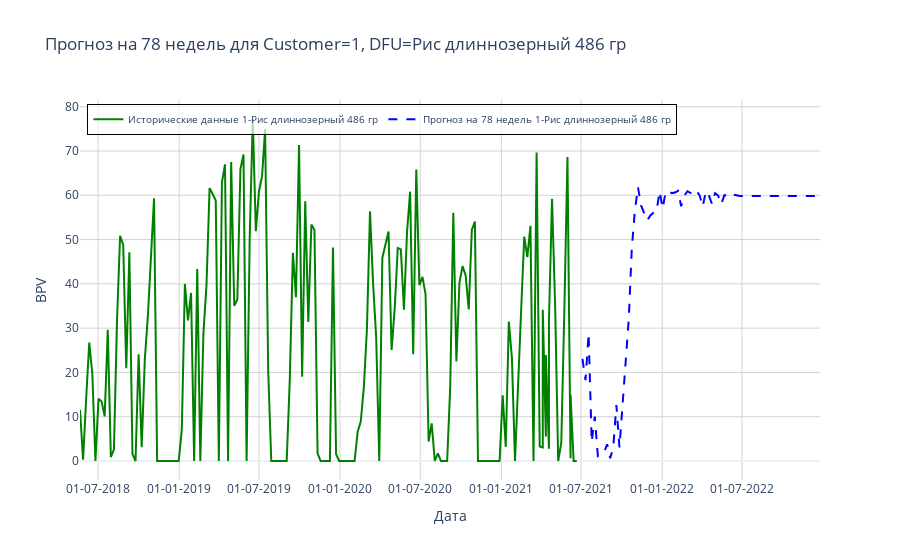
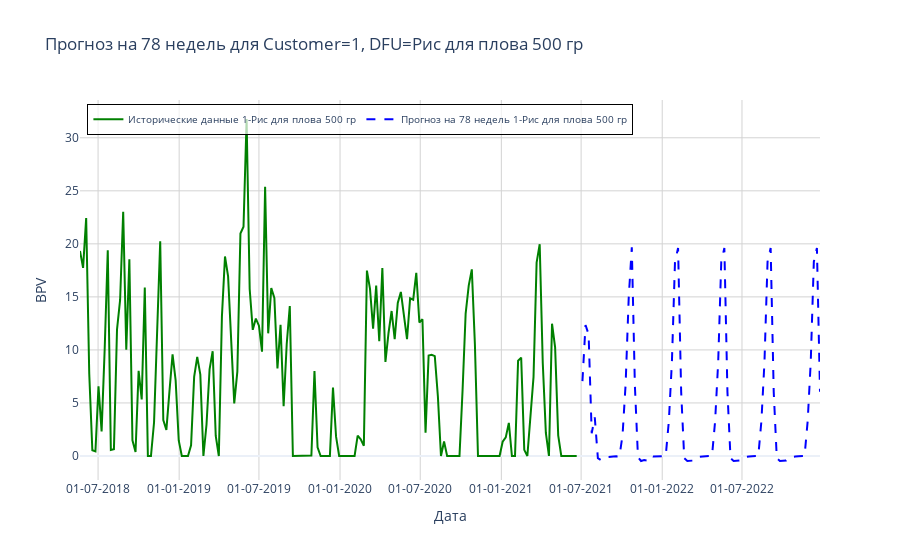
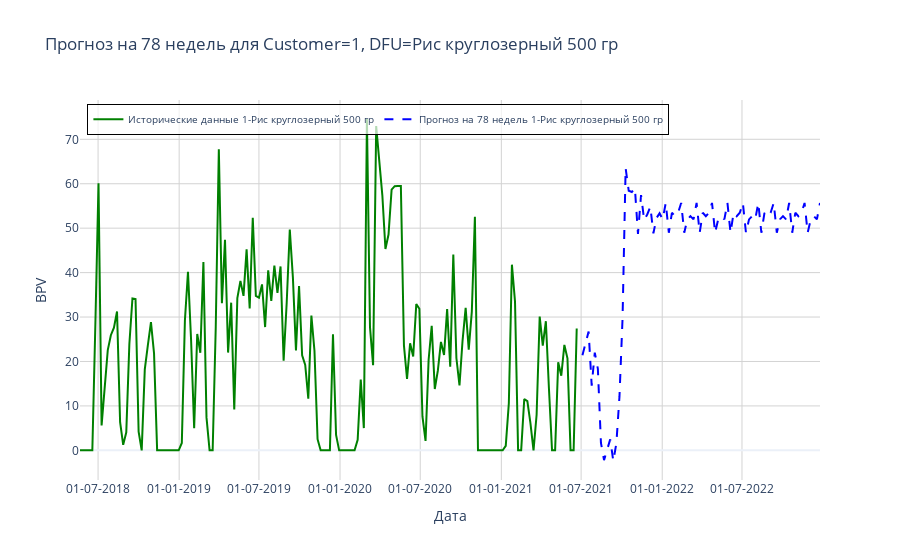

Notebook cell for these charts, in order:
### Code cell
logging.basicConfig(level=logging.INFO, format='%(asctime)s - %(levelname)s - %(message)s')
logger = logging.getLogger(__name__)

# Функции для обработки данных
def create_features(df):
    df['Month'] = df['Period'].dt.month
    df['Quarter'] = df['Period'].dt.quarter
    df['Year'] = df['Period'].dt.year
    df['Weekday'] = df['Period'].dt.weekday

    df = pd.get_dummies(df.drop(columns=['DFU']), drop_first=True)

    df['BPV_lag1'] = df['BPV'].shift(1)
    df['BPV_lag2'] = df['BPV'].shift(2)
    df['BPV_lag3'] = df['BPV'].shift(3)
    df['BPV_lag4'] = df['BPV'].shift(4)

    df['Rolling_Mean_BPV'] = df['BPV'].rolling(window=4).mean()

    df = df.dropna(subset=['BPV_lag1', 'BPV_lag2', 'BPV_lag3', 'BPV_lag4'])

    return df

def calculate_wape(actual, predicted):
    return np.sum(np.abs(actual - predicted)) / np.sum(actual) * 100

def predict_bpv_for_group(model, scaler, last_data, start_date, weeks=78):
    forecast = []
    dates = pd.date_range(start=start_date, periods=weeks, freq='W')
    current_input = last_data.values.reshape(1, -1)
    current_input_scaled = scaler.transform(current_input)

    for _ in tqdm(range(weeks), desc="Прогнозирование"):
        next_bpv = model.predict(current_input_scaled)[0]
        forecast.append(next_bpv)

        current_input = np.roll(current_input, -1, axis=1)
        current_input[0, -1] = next_bpv
        current_input_scaled = scaler.transform(current_input)

    return forecast, dates


# Список групп для обработки
groups = [
    (1, 'Рис длиннозерный 486 гр'),
    (1, 'Рис для плова 500 гр'),
    (1, 'Рис круглозерный 500 гр'),
    (2, 'Рис басмати 500 гр'),
    (14, 'Рис басмати 500 гр'),
    (18, 'Рис басмати 500 гр'),
    (29, 'Рис басмати 500 гр'),
    (34, 'Рис басмати 500 гр')
]

for customer, dfu in groups:
    logger.info(f"Обработка данных для Customer={customer}, DFU={dfu}")
    
    # Фильтрация данных
    df_group = sales_df_cleaned[
        (sales_df_cleaned['Customer'] == customer) & (sales_df_cleaned['DFU'] == dfu)
    ]
    
    # Применяем создание признаков
    df_group = create_features(df_group)

    # Определяем признаки и целевую переменную
    features = [col for col in df_group.columns if
                col not in ['DFU', 'Customer', 'Period', 'BPV', 'Total Sell-in', 'End of Period']]
    X = df_group[features]
    y = df_group['BPV']

    # Разделение данных на обучающую и тестовую выборки
    X_train, X_test, y_train, y_test = train_test_split(X, y, test_size=0.2, random_state=42)

    if pd.isna(y_train).any() or np.isinf(y_train).any():
        y_train = np.nan_to_num(y_train, nan=np.mean(y_train), posinf=np.max(y_train), neginf=np.min(y_train))

    # Масштабирование признаков
    scaler = StandardScaler()
    X_train_scaled = scaler.fit_transform(X_train)
    X_test_scaled = scaler.transform(X_test)

    # Обучение модели XGBoost
    model = XGBRegressor(n_estimators=100, learning_rate=0.1, random_state=42)
    model.fit(X_train_scaled, y_train)

    # Прогнозирование и вычисление MAE и WAPE
    y_pred = model.predict(X_test_scaled)
    mae = mean_absolute_error(y_test, y_pred)
    wape = calculate_wape(y_test, y_pred)
    
    logger.info(f"MAE для Customer={customer}, DFU={dfu}: {mae:.4f}")
    logger.info(f"WAPE для Customer={customer}, DFU={dfu}: {wape:.2f}%")
    
    # Прогнозирование на 78 недель
    start_date = '2021-06-28'
    forecast, forecast_dates = predict_bpv_for_group(model, scaler, df_group.iloc[-1:][features], start_date)

    # Построение графика
    fig = go.Figure()

    # Исторические данные
    fig.add_trace(go.Scatter(
        x=df_group['Period'],
        y=df_group['BPV'],
        mode='lines',
        name=f'Исторические данные {customer}-{dfu}',
        line=dict(color='green')
    ))

    # Прогноз на 78 недель
    fig.add_trace(go.Scatter(
        x=forecast_dates,
        y=forecast,
        mode='lines',
        name=f'Прогноз на 78 недель {customer}-{dfu}',
        line=dict(color='blue', dash='dash')
    ))

    # Настройка внешнего вида графика
    fig.update_layout(
        title=f'Прогноз на 78 недель для Customer={customer}, DFU={dfu}',
        xaxis_title='Дата',
        yaxis_title='BPV',
        legend=dict(x=0.01, y=0.99, traceorder='normal', orientation='h', font=dict(size=10), bgcolor='rgba(255, 255, 255, 0.7)', bordercolor='black', borderwidth=1),
        template='plotly_white',  # Белый фон
        xaxis=dict(tickformat='%d-%m-%Y'),
        showlegend=True,
        plot_bgcolor='white',  # Белый фон для графика
        paper_bgcolor='white',  # Белый фон всей области
        xaxis_showgrid=True,  # Включаем сетку
        xaxis_gridcolor='lightgray',  # Легкая серая сетка
        yaxis_showgrid=True,
        yaxis_gridcolor='lightgray',
    )

    fig.show()
    fig.write_image(f"forecast_bpv_customer_{customer}_dfu_{dfu}.png")
    logger.info(f"График для Customer={customer}, DFU={dfu} сохранен в 'forecast_bpv_customer_{customer}_dfu_{dfu}.png'")

    forecast_df = pd.DataFrame({
        'Date': forecast_dates,
        'Forecast': forecast
    })
    forecast_df.to_csv(f'forecast_bpv_customer_{customer}_dfu_{dfu}.csv', index=False)
    logger.info(f"Прогноз для Customer={customer}, DFU={dfu} сохранен в 'forecast_bpv_customer_{customer}_dfu_{dfu}.csv'")

### Figure 1 — Plotly figure (JSON) as saved in the notebook; plotly's stock layout.template omitted (floating-point values rounded to 4 significant figures; data arrays with more than 128 entries replaced by an {"elided": "..."} marker saying what was removed)
{"data": [{"line": {"color": "green"}, "mode": "lines", "name": "Исторические данные 1-Рис длиннозерный 486 гр", "x": {"elided": "167 str values"}, "y": {"elided": "167 float values"}, "type": "scatter"}, {"line": {"color": "blue", "dash": "dash"}, "mode": "lines", "name": "Прогноз на 78 недель 1-Рис длиннозерный 486 гр", "x": ["2021-07-04T00:00:00", "2021-07-11T00:00:00", "2021-07-18T00:00:00", "2021-07-25T00:00:00", "2021-08-01T00:00:00", "2021-08-08T00:00:00", "2021-08-15T00:00:00", "2021-08-22T00:00:00", "2021-08-29T00:00:00", "2021-09-05T00:00:00", "2021-09-12T00:00:00", "2021-09-19T00:00:00", "2021-09-26T00:00:00", "2021-10-03T00:00:00", "2021-10-10T00:00:00", "2021-10-17T00:00:00", "2021-10-24T00:00:00", "2021-10-31T00:00:00", "2021-11-07T00:00:00", "2021-11-14T00:00:00", "2021-11-21T00:00:00", "2021-11-28T00:00:00", "2021-12-05T00:00:00", "2021-12-12T00:00:00", "2021-12-19T00:00:00", "2021-12-26T00:00:00", "2022-01-02T00:00:00", "2022-01-09T00:00:00", "2022-01-16T00:00:00", "2022-01-23T00:00:00", "2022-01-30T00:00:00", "2022-02-06T00:00:00", "2022-02-13T00:00:00", "2022-02-20T00:00:00", "2022-02-27T00:00:00", "2022-03-06T00:00:00", "2022-03-13T00:00:00", "2022-03-20T00:00:00", "2022-03-27T00:00:00", "2022-04-03T00:00:00", "2022-04-10T00:00:00", "2022-04-17T00:00:00", "2022-04-24T00:00:00", "2022-05-01T00:00:00", "2022-05-08T00:00:00", "2022-05-15T00:00:00", "2022-05-22T00:00:00", "2022-05-29T00:00:00", "2022-06-05T00:00:00", "2022-06-12T00:00:00", "2022-06-19T00:00:00", "2022-06-26T00:00:00", "2022-07-03T00:00:00", "2022-07-10T00:00:00", "2022-07-17T00:00:00", "2022-07-24T00:00:00", "2022-07-31T00:00:00", "2022-08-07T00:00:00", "2022-08-14T00:00:00", "2022-08-21T00:00:00", "2022-08-28T00:00:00", "2022-09-04T00:00:00", "2022-09-11T00:00:00", "2022-09-18T00:00:00", "2022-09-25T00:00:00", "2022-10-02T00:00:00", "2022-10-09T00:00:00", "2022-10-16T00:00:00", "2022-10-23T00:00:00", "2022-10-30T00:00:00", "2022-11-06T00:00:00", "2022-11-13T00:00:00", "2022-11-20T00:00:00", "2022-11-27T00:00:00", "2022-12-04T00:00:00", "2022-12-11T00:00:00", "2022-12-18T00:00:00", "2022-12-25T00:00:00"], "y": [23.06, 18.28, 28.82, 4.293, 10.03, 1.093, 1.486, 1.881, 3.787, 0.6122, 3.172, 12.62, 3.048, 12.91, 20.57, 31.91, 48.04, 56.53, 61.83, 57.72, 55.96, 54.31, 55.45, 56.03, 56.34, 60.9, 57.03, 60.9, 60.84, 60.5, 60.61, 60.99, 57.53, 59.86, 60.92, 60.5, 60.17, 60.99, 59.94, 57.45, 60.92, 59.94, 58.01, 60.48, 59.94, 58.01, 60.05, 59.86, 60.42, 60.12, 59.94, 59.86, 59.86, 59.86, 59.86, 59.86, 59.86, 59.86, 59.86, 59.86, 59.86, 59.86, 59.86, 59.86, 59.86, 59.86, 59.86, 59.86, 59.86, 59.86, 59.86, 59.86, 59.86, 59.86, 59.86, 59.86, 59.86, 59.86], "type": "scatter"}], "layout": {"legend": {"font": {"size": 10}, "x": 0.01, "y": 0.99, "traceorder": "normal", "orientation": "h", "bgcolor": "rgba(255, 255, 255, 0.7)", "bordercolor": "black", "borderwidth": 1}, "xaxis": {"title": {"text": "Дата"}, "tickformat": "%d-%m-%Y", "showgrid": true, "gridcolor": "lightgray"}, "yaxis": {"title": {"text": "BPV"}, "showgrid": true, "gridcolor": "lightgray"}, "title": {"text": "Прогноз на 78 недель для Customer=1, DFU=Рис длиннозерный 486 гр"}, "showlegend": true, "plot_bgcolor": "white", "paper_bgcolor": "white"}}

### Figure 2 — Plotly figure (JSON) as saved in the notebook; plotly's stock layout.template omitted (floating-point values rounded to 4 significant figures; data arrays with more than 128 entries replaced by an {"elided": "..."} marker saying what was removed)
{"data": [{"line": {"color": "green"}, "mode": "lines", "name": "Исторические данные 1-Рис для плова 500 гр", "x": {"elided": "163 str values"}, "y": {"elided": "163 float values"}, "type": "scatter"}, {"line": {"color": "blue", "dash": "dash"}, "mode": "lines", "name": "Прогноз на 78 недель 1-Рис для плова 500 гр", "x": ["2021-07-04T00:00:00", "2021-07-11T00:00:00", "2021-07-18T00:00:00", "2021-07-25T00:00:00", "2021-08-01T00:00:00", "2021-08-08T00:00:00", "2021-08-15T00:00:00", "2021-08-22T00:00:00", "2021-08-29T00:00:00", "2021-09-05T00:00:00", "2021-09-12T00:00:00", "2021-09-19T00:00:00", "2021-09-26T00:00:00", "2021-10-03T00:00:00", "2021-10-10T00:00:00", "2021-10-17T00:00:00", "2021-10-24T00:00:00", "2021-10-31T00:00:00", "2021-11-07T00:00:00", "2021-11-14T00:00:00", "2021-11-21T00:00:00", "2021-11-28T00:00:00", "2021-12-05T00:00:00", "2021-12-12T00:00:00", "2021-12-19T00:00:00", "2021-12-26T00:00:00", "2022-01-02T00:00:00", "2022-01-09T00:00:00", "2022-01-16T00:00:00", "2022-01-23T00:00:00", "2022-01-30T00:00:00", "2022-02-06T00:00:00", "2022-02-13T00:00:00", "2022-02-20T00:00:00", "2022-02-27T00:00:00", "2022-03-06T00:00:00", "2022-03-13T00:00:00", "2022-03-20T00:00:00", "2022-03-27T00:00:00", "2022-04-03T00:00:00", "2022-04-10T00:00:00", "2022-04-17T00:00:00", "2022-04-24T00:00:00", "2022-05-01T00:00:00", "2022-05-08T00:00:00", "2022-05-15T00:00:00", "2022-05-22T00:00:00", "2022-05-29T00:00:00", "2022-06-05T00:00:00", "2022-06-12T00:00:00", "2022-06-19T00:00:00", "2022-06-26T00:00:00", "2022-07-03T00:00:00", "2022-07-10T00:00:00", "2022-07-17T00:00:00", "2022-07-24T00:00:00", "2022-07-31T00:00:00", "2022-08-07T00:00:00", "2022-08-14T00:00:00", "2022-08-21T00:00:00", "2022-08-28T00:00:00", "2022-09-04T00:00:00", "2022-09-11T00:00:00", "2022-09-18T00:00:00", "2022-09-25T00:00:00", "2022-10-02T00:00:00", "2022-10-09T00:00:00", "2022-10-16T00:00:00", "2022-10-23T00:00:00", "2022-10-30T00:00:00", "2022-11-06T00:00:00", "2022-11-13T00:00:00", "2022-11-20T00:00:00", "2022-11-27T00:00:00", "2022-12-04T00:00:00", "2022-12-11T00:00:00", "2022-12-18T00:00:00", "2022-12-25T00:00:00"], "y": [7.063, 12.34, 11.47, 2.148, 3.642, -0.201, -0.392, -0.3361, -0.1012, -0.1101, -0.05689, -0.03653, -0.0402, 1.956, 6.795, 14.93, 19.67, 6.622, -0.1202, -0.4729, -0.3899, -0.4295, 0.02697, -0.05689, -0.05257, -0.04838, 0.02159, 0.006867, 3.266, 8.862, 18.32, 19.61, 6.046, -0.2135, -0.4719, -0.4326, -0.4295, -0.1167, -0.05689, -0.05257, -0.01761, -0.0009981, 0.006867, 3.266, 8.862, 18.32, 19.61, 6.046, -0.2135, -0.4719, -0.4326, -0.4295, -0.1167, -0.05689, -0.05257, -0.01761, -0.0009981, 0.006867, 3.266, 8.862, 18.32, 19.61, 6.046, -0.2135, -0.4719, -0.4326, -0.4295, -0.1167, -0.05689, -0.05257, -0.01761, -0.0009981, 0.006867, 3.266, 8.862, 18.32, 19.61, 6.046], "type": "scatter"}], "layout": {"legend": {"font": {"size": 10}, "x": 0.01, "y": 0.99, "traceorder": "normal", "orientation": "h", "bgcolor": "rgba(255, 255, 255, 0.7)", "bordercolor": "black", "borderwidth": 1}, "xaxis": {"title": {"text": "Дата"}, "tickformat": "%d-%m-%Y", "showgrid": true, "gridcolor": "lightgray"}, "yaxis": {"title": {"text": "BPV"}, "showgrid": true, "gridcolor": "lightgray"}, "title": {"text": "Прогноз на 78 недель для Customer=1, DFU=Рис для плова 500 гр"}, "showlegend": true, "plot_bgcolor": "white", "paper_bgcolor": "white"}}

### Figure 3 — Plotly figure (JSON) as saved in the notebook; plotly's stock layout.template omitted (floating-point values rounded to 4 significant figures; data arrays with more than 128 entries replaced by an {"elided": "..."} marker saying what was removed)
{"data": [{"line": {"color": "green"}, "mode": "lines", "name": "Исторические данные 1-Рис круглозерный 500 гр", "x": {"elided": "163 str values"}, "y": {"elided": "163 float values"}, "type": "scatter"}, {"line": {"color": "blue", "dash": "dash"}, "mode": "lines", "name": "Прогноз на 78 недель 1-Рис круглозерный 500 гр", "x": ["2021-07-04T00:00:00", "2021-07-11T00:00:00", "2021-07-18T00:00:00", "2021-07-25T00:00:00", "2021-08-01T00:00:00", "2021-08-08T00:00:00", "2021-08-15T00:00:00", "2021-08-22T00:00:00", "2021-08-29T00:00:00", "2021-09-05T00:00:00", "2021-09-12T00:00:00", "2021-09-19T00:00:00", "2021-09-26T00:00:00", "2021-10-03T00:00:00", "2021-10-10T00:00:00", "2021-10-17T00:00:00", "2021-10-24T00:00:00", "2021-10-31T00:00:00", "2021-11-07T00:00:00", "2021-11-14T00:00:00", "2021-11-21T00:00:00", "2021-11-28T00:00:00", "2021-12-05T00:00:00", "2021-12-12T00:00:00", "2021-12-19T00:00:00", "2021-12-26T00:00:00", "2022-01-02T00:00:00", "2022-01-09T00:00:00", "2022-01-16T00:00:00", "2022-01-23T00:00:00", "2022-01-30T00:00:00", "2022-02-06T00:00:00", "2022-02-13T00:00:00", "2022-02-20T00:00:00", "2022-02-27T00:00:00", "2022-03-06T00:00:00", "2022-03-13T00:00:00", "2022-03-20T00:00:00", "2022-03-27T00:00:00", "2022-04-03T00:00:00", "2022-04-10T00:00:00", "2022-04-17T00:00:00", "2022-04-24T00:00:00", "2022-05-01T00:00:00", "2022-05-08T00:00:00", "2022-05-15T00:00:00", "2022-05-22T00:00:00", "2022-05-29T00:00:00", "2022-06-05T00:00:00", "2022-06-12T00:00:00", "2022-06-19T00:00:00", "2022-06-26T00:00:00", "2022-07-03T00:00:00", "2022-07-10T00:00:00", "2022-07-17T00:00:00", "2022-07-24T00:00:00", "2022-07-31T00:00:00", "2022-08-07T00:00:00", "2022-08-14T00:00:00", "2022-08-21T00:00:00", "2022-08-28T00:00:00", "2022-09-04T00:00:00", "2022-09-11T00:00:00", "2022-09-18T00:00:00", "2022-09-25T00:00:00", "2022-10-02T00:00:00", "2022-10-09T00:00:00", "2022-10-16T00:00:00", "2022-10-23T00:00:00", "2022-10-30T00:00:00", "2022-11-06T00:00:00", "2022-11-13T00:00:00", "2022-11-20T00:00:00", "2022-11-27T00:00:00", "2022-12-04T00:00:00", "2022-12-11T00:00:00", "2022-12-18T00:00:00", "2022-12-25T00:00:00"], "y": [21.39, 24.18, 26.75, 14.57, 22.0, 18.36, 1.671, -2.201, 0.211, 2.466, -2.397, 1.597, 12.08, 29.67, 63.52, 58.41, 58.15, 59.02, 48.73, 57.46, 51.82, 53.08, 54.82, 48.85, 52.28, 53.34, 51.98, 55.68, 48.97, 53.46, 52.71, 53.46, 55.68, 48.97, 51.98, 52.71, 51.98, 55.68, 48.97, 53.46, 52.71, 53.46, 55.68, 48.97, 51.98, 52.71, 51.98, 55.68, 48.97, 53.46, 52.71, 53.46, 55.68, 48.97, 51.98, 52.71, 51.98, 55.68, 48.97, 53.46, 52.71, 53.46, 55.68, 48.97, 51.98, 52.71, 51.98, 55.68, 48.97, 53.46, 52.71, 53.46, 55.68, 48.97, 51.98, 52.71, 51.98, 55.68], "type": "scatter"}], "layout": {"legend": {"font": {"size": 10}, "x": 0.01, "y": 0.99, "traceorder": "normal", "orientation": "h", "bgcolor": "rgba(255, 255, 255, 0.7)", "bordercolor": "black", "borderwidth": 1}, "xaxis": {"title": {"text": "Дата"}, "tickformat": "%d-%m-%Y", "showgrid": true, "gridcolor": "lightgray"}, "yaxis": {"title": {"text": "BPV"}, "showgrid": true, "gridcolor": "lightgray"}, "title": {"text": "Прогноз на 78 недель для Customer=1, DFU=Рис круглозерный 500 гр"}, "showlegend": true, "plot_bgcolor": "white", "paper_bgcolor": "white"}}
